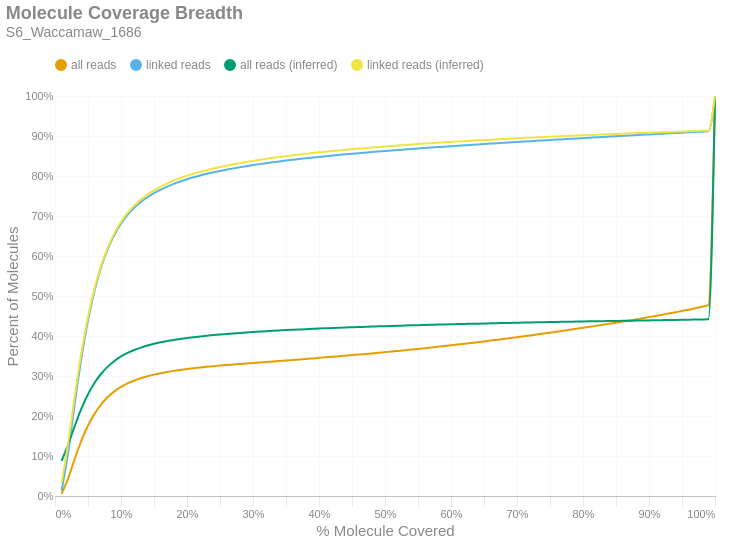

Source (notebook cell):
### Markdown cell above
### Molecule Read Coverage
This chart shows molecule coverage breadth as computed by the number of bases aligned to that molecule. In other words, "*how much of each unique long molecule is actually sequenced/aligned?*" Keep in mind there is a distinction between sequences and alignments, since some sequences belonging to a particular molecule may not align well and wouldn't appear in the alignment data. This chart also shows molecule coverage breadth as computed by the *inferred fragment* from which the aligned sequences originate. Unlike read coverage, this calculation takes into account the total insert size, including unsequenced gaps between the forward and reverse reads. Like the previous figures, these are cumulative percents.

### Code cell
if SKIPLR:
    print_html(f"Skipped")
else:
    binned_df = consolidated_hist(valids['coverage_bp'], mask, 0.01, True)
    binned_df_inf = consolidated_hist(valids['coverage_inserts'], mask, 0.01, True)
    binned_df = binned_df.with_columns(pl.lit(binned_df_inf['all reads (cumsum)']).alias('all reads (inferred)'))
    binned_df = binned_df.with_columns(pl.lit(binned_df_inf['linked reads (cumsum)']).alias('linked reads (inferred)'))
    binned_df = binned_df.with_columns(
        (pl.col('bin').cast(pl.Float64) + 0.01).alias('right_edge')
    )

    with SafeRender(binned_df):
        (
            density_plot(binned_df, 'Molecule Coverage Breadth', samplename, 'molcov', ['all reads (inferred)','linked reads (inferred)'])
            .encode(
                #x=alt.X('bin:Q', title="% Molecule Covered").axis(format = '%').scale(padding=0),
                x=alt.X('right_edge:Q', title="% Molecule Covered").axis(format='%').scale(padding=0),
                y=alt.Y('value:Q', title='Percent of Molecules')
                    .axis(format='%')
                    .stack(False)
                    .scale(domainMin=0, padding=0),
                color=alt.Color("key:N").scale(domain = ["all reads", "linked reads", "all reads (inferred)", "linked reads (inferred)"]),
                tooltip = [
                    alt.Tooltip("key:N", title = "Data Type"),
                    alt.Tooltip("range_label:N", title="% Molecule Covered"),
                    alt.Tooltip("value:Q", format = ".2%", title="% Molecules")
                ]
            )
        ).display()

### Figure 1 — Vega-Lite specification as saved in the notebook (floating-point values rounded to 4 significant figures)
{"width": "container", "height": 400, "config": {"title": {"anchor": "start", "dy": -15, "fontSize": 18, "color": "#888888", "subtitleColor": "#888888", "subtitleFontSize": 14}, "arc": {"fill": "#0072B2"}, "axis": {"domainColor": "#888888", "domainWidth": 0.5, "gridWidth": 0.2, "grid": false, "titleFontWeight": 400, "titleFontSize": 15, "labelFontSize": 11, "labelColor": "#888888", "tickColor": "#888888", "tickWidth": 0.2, "titleColor": "#888888"}, "axisBand": {"grid": false}, "axisX": {"grid": true, "tickSize": 10, "domainCap": "round"}, "axisY": {"domain": false, "grid": true, "tickSize": 0, "domainCap": "round"}, "background": "transparent", "header": {"labelFontSize": 15, "labelColor": "#888888", "titleFontSize": 15, "titleFontWeight": 600, "titleColor": "#888888"}, "legend": {"labelFont": "sans-serif", "labelFontSize": 12, "labelColor": "#888888", "symbolSize": 100, "symbolType": "circle", "titleFontSize": 12, "titlePadding": 10, "titleColor": "#888888", "title": null, "orient": "top"}, "range": {"category": ["#E69F00", "#56B4E9", "#009E73", "#F0E442", "#0072B2", "#D55E00", "#CC79A7", "#000000"], "diverging": ["#cfe8f3", "#a2d4ec", "#73bfe2", "#46abdb", "#1696d2", "#12719e"]}, "area": {"fill": "#0072B2", "fillOpacity": 0.7, "line": true, "strokeOpacity": 0.7}, "line": {"color": "#0072B2", "stroke": "#0072B2", "strokeWidth": 2}, "trail": {"color": "#0072B2", "stroke": "#0072B2", "strokeWidth": 0, "size": 1}, "point": {"filled": true, "fillOpacity": 1.0, "size": 95}, "text": {"color": "#888888", "fontSize": 11, "align": "right", "fontWeight": 400, "size": 11}, "bar": {"fill": "#0072B2", "stroke": null}, "view": {"stroke": null, "continuousWidth": 660, "continuousHeight": 400}}, "data": {"name": "data-e48d92b5cb1444a2318e95a12f6cbd02"}, "mark": {"type": "line", "interpolate": "monotone", "point": {"opacity": 0, "size": 275}}, "encoding": {"color": {"field": "key", "scale": {"domain": ["all reads", "linked reads", "all reads (inferred)", "linked reads (inferred)"]}, "type": "nominal"}, "tooltip": [{"field": "key", "title": "Data Type", "type": "nominal"}, {"field": "range_label", "title": "% Molecule Covered", "type": "nominal"}, {"field": "value", "format": ".2%", "title": "% Molecules", "type": "quantitative"}], "x": {"axis": {"format": "%"}, "field": "right_edge", "scale": {"padding": 0}, "title": "% Molecule Covered", "type": "quantitative"}, "y": {"axis": {"format": "%"}, "field": "value", "scale": {"domainMin": 0, "padding": 0}, "stack": false, "title": "Percent of Molecules", "type": "quantitative"}}, "params": [{"name": "param_c36ac31b6afebe62", "select": {"type": "point", "fields": ["key"]}, "bind": "legend"}], "title": {"text": "Molecule Coverage Breadth", "subtitle": "S6_Waccamaw_1686"}, "transform": [{"fold": ["all reads (cumsum)", "linked reads (cumsum)", "all reads (inferred)", "linked reads (inferred)"]}, {"calculate": "replace(datum.key, ' (cumsum)', '')", "as": "key"}, {"filter": {"param": "param_c36ac31b6afebe62"}}], "usermeta": {"embedOptions": {"downloadFileName": "S6_Waccamaw_1686.molcov"}}, "$schema": "https://vega.github.io/schema/vega-lite/v6.1.0.json", "datasets": {"data-e48d92b5cb1444a2318e95a12f6cbd02": [{"bin": "0.0", "interval": "0.0-0.01", "all reads": 0.005475, "linked reads": 0.01303, "all reads (cumsum)": 0.005475, "linked reads (cumsum)": 0.01303, "range_label": "0.0-0.01", "all reads (inferred)": 0.08813, "linked reads (inferred)": 0.0325, "right_edge": 0.01}, {"bin": "0.01", "interval": "0.01-0.02", "all reads": 0.03897, "linked reads": 0.09678, "all reads (cumsum)": 0.04445, "linked reads (cumsum)": 0.1098, "range_label": "0.01-0.02", "all reads (inferred)": 0.1284, "linked reads (inferred)": 0.1329, "right_edge": 0.02}, {"bin": "0.02", "interval": "0.02-0.03", "all reads": 0.04899, "linked reads": 0.1224, "all reads (cumsum)": 0.09344, "linked reads (cumsum)": 0.2322, "range_label": "0.02-0.03", "all reads (inferred)": 0.1755, "linked reads (inferred)": 0.2507, "right_edge": 0.03}, {"bin": "0.03", "interval": "0.03-0.04", "all reads": 0.04504, "linked reads": 0.1127, "all reads (cumsum)": 0.1385, "linked reads (cumsum)": 0.3449, "range_label": "0.03-0.04", "all reads (inferred)": 0.2184, "linked reads (inferred)": 0.3583, "right_edge": 0.04}, {"bin": "0.04", "interval": "0.04-0.05", "all reads": 0.03764, "linked reads": 0.09426, "all reads (cumsum)": 0.1761, "linked reads (cumsum)": 0.4392, "range_label": "0.04-0.05", "all reads (inferred)": 0.2543, "linked reads (inferred)": 0.4484, "right_edge": 0.05}, {"bin": "0.05", "interval": "0.05-0.06", "all reads": 0.02989, "linked reads": 0.07482, "all reads (cumsum)": 0.206, "linked reads (cumsum)": 0.514, "range_label": "0.05-0.06", "all reads (inferred)": 0.2829, "linked reads (inferred)": 0.5201, "right_edge": 0.06}, {"bin": "0.06", "interval": "0.06-0.07", "all reads": 0.0233, "linked reads": 0.05831, "all reads (cumsum)": 0.2293, "linked reads (cumsum)": 0.5723, "range_label": "0.06-0.07", "all reads (inferred)": 0.3056, "linked reads (inferred)": 0.577, "right_edge": 0.07}, {"bin": "0.07", "interval": "0.07-0.08", "all reads": 0.0181, "linked reads": 0.04528, "all reads (cumsum)": 0.2474, "linked reads (cumsum)": 0.6176, "range_label": "0.07-0.08", "all reads (inferred)": 0.3234, "linked reads (inferred)": 0.6217, "right_edge": 0.08}, {"bin": "0.08", "interval": "0.08-0.09", "all reads": 0.0141, "linked reads": 0.03524, "all reads (cumsum)": 0.2615, "linked reads (cumsum)": 0.6529, "range_label": "0.08-0.09", "all reads (inferred)": 0.3376, "linked reads (inferred)": 0.6572, "right_edge": 0.09}, {"bin": "0.09", "interval": "0.09-0.1", "all reads": 0.01114, "linked reads": 0.02778, "all reads (cumsum)": 0.2727, "linked reads (cumsum)": 0.6806, "range_label": "0.09-0.1", "all reads (inferred)": 0.3488, "linked reads (inferred)": 0.6853, "right_edge": 0.1}, {"bin": "0.1", "interval": "0.1-0.11", "all reads": 0.008911, "linked reads": 0.02219, "all reads (cumsum)": 0.2816, "linked reads (cumsum)": 0.7028, "range_label": "0.1-0.11", "all reads (inferred)": 0.3578, "linked reads (inferred)": 0.7076, "right_edge": 0.11}, {"bin": "0.11", "interval": "0.11-0.12", "all reads": 0.007103, "linked reads": 0.01768, "all reads (cumsum)": 0.2887, "linked reads (cumsum)": 0.7205, "range_label": "0.11-0.12", "all reads (inferred)": 0.365, "linked reads (inferred)": 0.7258, "right_edge": 0.12}, {"bin": "0.12", "interval": "0.12-0.13", "all reads": 0.00575, "linked reads": 0.01431, "all reads (cumsum)": 0.2944, "linked reads (cumsum)": 0.7348, "range_label": "0.12-0.13", "all reads (inferred)": 0.3711, "linked reads (inferred)": 0.7409, "right_edge": 0.13}, {"bin": "0.13", "interval": "0.13-0.14", "all reads": 0.004804, "linked reads": 0.01196, "all reads (cumsum)": 0.2992, "linked reads (cumsum)": 0.7468, "range_label": "0.13-0.14", "all reads (inferred)": 0.3761, "linked reads (inferred)": 0.7536, "right_edge": 0.14}, {"bin": "0.14", "interval": "0.14-0.15", "all reads": 0.004156, "linked reads": 0.01031, "all reads (cumsum)": 0.3034, "linked reads (cumsum)": 0.7571, "range_label": "0.14-0.15", "all reads (inferred)": 0.3804, "linked reads (inferred)": 0.7642, "right_edge": 0.15}, {"bin": "0.15", "interval": "0.15-0.16", "all reads": 0.003616, "linked reads": 0.008952, "all reads (cumsum)": 0.307, "linked reads (cumsum)": 0.7661, "range_label": "0.15-0.16", "all reads (inferred)": 0.3841, "linked reads (inferred)": 0.7736, "right_edge": 0.16}, {"bin": "0.16", "interval": "0.16-0.17", "all reads": 0.003081, "linked reads": 0.007591, "all reads (cumsum)": 0.3101, "linked reads (cumsum)": 0.7736, "range_label": "0.16-0.17", "all reads (inferred)": 0.3874, "linked reads (inferred)": 0.7817, "right_edge": 0.17}, {"bin": "0.17", "interval": "0.17-0.18", "all reads": 0.002763, "linked reads": 0.006803, "all reads (cumsum)": 0.3128, "linked reads (cumsum)": 0.7804, "range_label": "0.17-0.18", "all reads (inferred)": 0.3902, "linked reads (inferred)": 0.7888, "right_edge": 0.18}, {"bin": "0.18", "interval": "0.18-0.19", "all reads": 0.002408, "linked reads": 0.005939, "all reads (cumsum)": 0.3152, "linked reads (cumsum)": 0.7864, "range_label": "0.18-0.19", "all reads (inferred)": 0.3927, "linked reads (inferred)": 0.795, "right_edge": 0.19}, {"bin": "0.19", "interval": "0.19-0.2", "all reads": 0.002256, "linked reads": 0.005536, "all reads (cumsum)": 0.3175, "linked reads (cumsum)": 0.7919, "range_label": "0.19-0.2", "all reads (inferred)": 0.395, "linked reads (inferred)": 0.8007, "right_edge": 0.2}, {"bin": "0.2", "interval": "0.2-0.21", "all reads": 0.001979, "linked reads": 0.004838, "all reads (cumsum)": 0.3195, "linked reads (cumsum)": 0.7968, "range_label": "0.2-0.21", "all reads (inferred)": 0.3971, "linked reads (inferred)": 0.8058, "right_edge": 0.21}, {"bin": "0.21", "interval": "0.21-0.22", "all reads": 0.001862, "linked reads": 0.004491, "all reads (cumsum)": 0.3213, "linked reads (cumsum)": 0.8013, "range_label": "0.21-0.22", "all reads (inferred)": 0.3989, "linked reads (inferred)": 0.8104, "right_edge": 0.22}, {"bin": "0.22", "interval": "0.22-0.23", "all reads": 0.001725, "linked reads": 0.004163, "all reads (cumsum)": 0.3231, "linked reads (cumsum)": 0.8054, "range_label": "0.22-0.23", "all reads (inferred)": 0.4006, "linked reads (inferred)": 0.8146, "right_edge": 0.23}, {"bin": "0.23", "interval": "0.23-0.24", "all reads": 0.001604, "linked reads": 0.003826, "all reads (cumsum)": 0.3247, "linked reads (cumsum)": 0.8092, "range_label": "0.23-0.24", "all reads (inferred)": 0.4022, "linked reads (inferred)": 0.8186, "right_edge": 0.24}, {"bin": "0.24", "interval": "0.24-0.25", "all reads": 0.001454, "linked reads": 0.003423, "all reads (cumsum)": 0.3261, "linked reads (cumsum)": 0.8127, "range_label": "0.24-0.25", "all reads (inferred)": 0.4037, "linked reads (inferred)": 0.8224, "right_edge": 0.25}, {"bin": "0.25", "interval": "0.25-0.26", "all reads": 0.001355, "linked reads": 0.003162, "all reads (cumsum)": 0.3275, "linked reads (cumsum)": 0.8158, "range_label": "0.25-0.26", "all reads (inferred)": 0.4051, "linked reads (inferred)": 0.8259, "right_edge": 0.26}, {"bin": "0.26", "interval": "0.26-0.27", "all reads": 0.001326, "linked reads": 0.003096, "all reads (cumsum)": 0.3288, "linked reads (cumsum)": 0.8189, "range_label": "0.26-0.27", "all reads (inferred)": 0.4065, "linked reads (inferred)": 0.8291, "right_edge": 0.27}, {"bin": "0.27", "interval": "0.27-0.28", "all reads": 0.001298, "linked reads": 0.002943, "all reads (cumsum)": 0.3301, "linked reads (cumsum)": 0.8219, "range_label": "0.27-0.28", "all reads (inferred)": 0.4077, "linked reads (inferred)": 0.8322, "right_edge": 0.28}, {"bin": "0.28", "interval": "0.28-0.29", "all reads": 0.001262, "linked reads": 0.002756, "all reads (cumsum)": 0.3314, "linked reads (cumsum)": 0.8246, "range_label": "0.28-0.29", "all reads (inferred)": 0.4089, "linked reads (inferred)": 0.8351, "right_edge": 0.29}, {"bin": "0.29", "interval": "0.29-0.3", "all reads": 0.001271, "linked reads": 0.00263, "all reads (cumsum)": 0.3326, "linked reads (cumsum)": 0.8272, "range_label": "0.29-0.3", "all reads (inferred)": 0.41, "linked reads (inferred)": 0.8378, "right_edge": 0.3}, {"bin": "0.3", "interval": "0.3-0.31", "all reads": 0.001223, "linked reads": 0.002453, "all reads (cumsum)": 0.3339, "linked reads (cumsum)": 0.8297, "range_label": "0.3-0.31", "all reads (inferred)": 0.411, "linked reads (inferred)": 0.8404, "right_edge": 0.31}, {"bin": "0.31", "interval": "0.31-0.32", "all reads": 0.001273, "linked reads": 0.002347, "all reads (cumsum)": 0.3351, "linked reads (cumsum)": 0.832, "range_label": "0.31-0.32", "all reads (inferred)": 0.4121, "linked reads (inferred)": 0.843, "right_edge": 0.32}, {"bin": "0.32", "interval": "0.32-0.33", "all reads": 0.001228, "linked reads": 0.002162, "all reads (cumsum)": 0.3364, "linked reads (cumsum)": 0.8342, "range_label": "0.32-0.33", "all reads (inferred)": 0.413, "linked reads (inferred)": 0.8454, "right_edge": 0.33}, {"bin": "0.33", "interval": "0.33-0.34", "all reads": 0.001254, "linked reads": 0.002152, "all reads (cumsum)": 0.3376, "linked reads (cumsum)": 0.8364, "range_label": "0.33-0.34", "all reads (inferred)": 0.4139, "linked reads (inferred)": 0.8475, "right_edge": 0.34}, {"bin": "0.34", "interval": "0.34-0.35", "all reads": 0.001294, "linked reads": 0.002114, "all reads (cumsum)": 0.3389, "linked reads (cumsum)": 0.8385, "range_label": "0.34-0.35", "all reads (inferred)": 0.4147, "linked reads (inferred)": 0.8496, "right_edge": 0.35}, {"bin": "0.35", "interval": "0.35-0.36", "all reads": 0.001261, "linked reads": 0.002041, "all reads (cumsum)": 0.3402, "linked reads (cumsum)": 0.8405, "range_label": "0.35-0.36", "all reads (inferred)": 0.4156, "linked reads (inferred)": 0.8517, "right_edge": 0.36}, {"bin": "0.36", "interval": "0.36-0.37", "all reads": 0.00128, "linked reads": 0.001952, "all reads (cumsum)": 0.3414, "linked reads (cumsum)": 0.8425, "range_label": "0.36-0.37", "all reads (inferred)": 0.4164, "linked reads (inferred)": 0.8536, "right_edge": 0.37}, {"bin": "0.37", "interval": "0.37-0.38", "all reads": 0.00125, "linked reads": 0.00174, "all reads (cumsum)": 0.3427, "linked reads (cumsum)": 0.8442, "range_label": "0.37-0.38", "all reads (inferred)": 0.4171, "linked reads (inferred)": 0.8555, "right_edge": 0.38}, {"bin": "0.38", "interval": "0.38-0.39", "all reads": 0.001308, "linked reads": 0.001778, "all reads (cumsum)": 0.344, "linked reads (cumsum)": 0.846, "range_label": "0.38-0.39", "all reads (inferred)": 0.4179, "linked reads (inferred)": 0.8573, "right_edge": 0.39}, {"bin": "0.39", "interval": "0.39-0.4", "all reads": 0.001329, "linked reads": 0.00174, "all reads (cumsum)": 0.3453, "linked reads (cumsum)": 0.8477, "range_label": "0.39-0.4", "all reads (inferred)": 0.4186, "linked reads (inferred)": 0.8591, "right_edge": 0.4}, {"bin": "0.4", "interval": "0.4-0.41", "all reads": 0.001299, "linked reads": 0.001615, "all reads (cumsum)": 0.3466, "linked reads (cumsum)": 0.8493, "range_label": "0.4-0.41", "all reads (inferred)": 0.4193, "linked reads (inferred)": 0.8608, "right_edge": 0.41}, {"bin": "0.41", "interval": "0.41-0.42", "all reads": 0.001349, "linked reads": 0.001636, "all reads (cumsum)": 0.348, "linked reads (cumsum)": 0.851, "range_label": "0.41-0.42", "all reads (inferred)": 0.42, "linked reads (inferred)": 0.8624, "right_edge": 0.42}, {"bin": "0.42", "interval": "0.42-0.43", "all reads": 0.00142, "linked reads": 0.001607, "all reads (cumsum)": 0.3494, "linked reads (cumsum)": 0.8526, "range_label": "0.42-0.43", "all reads (inferred)": 0.4206, "linked reads (inferred)": 0.864, "right_edge": 0.43}, {"bin": "0.43", "interval": "0.43-0.44", "all reads": 0.001417, "linked reads": 0.001579, "all reads (cumsum)": 0.3508, "linked reads (cumsum)": 0.8542, "range_label": "0.43-0.44", "all reads (inferred)": 0.4212, "linked reads (inferred)": 0.8655, "right_edge": 0.44}, {"bin": "0.44", "interval": "0.44-0.45", "all reads": 0.00142, "linked reads": 0.00149, "all reads (cumsum)": 0.3522, "linked reads (cumsum)": 0.8557, "range_label": "0.44-0.45", "all reads (inferred)": 0.4218, "linked reads (inferred)": 0.867, "right_edge": 0.45}, {"bin": "0.45", "interval": "0.45-0.46", "all reads": 0.001411, "linked reads": 0.001436, "all reads (cumsum)": 0.3537, "linked reads (cumsum)": 0.8571, "range_label": "0.45-0.46", "all reads (inferred)": 0.4224, "linked reads (inferred)": 0.8684, "right_edge": 0.46}, {"bin": "0.46", "interval": "0.46-0.47", "all reads": 0.001415, "linked reads": 0.00128, "all reads (cumsum)": 0.3551, "linked reads (cumsum)": 0.8584, "range_label": "0.46-0.47", "all reads (inferred)": 0.423, "linked reads (inferred)": 0.8698, "right_edge": 0.47}, {"bin": "0.47", "interval": "0.47-0.48", "all reads": 0.001451, "linked reads": 0.001325, "all reads (cumsum)": 0.3565, "linked reads (cumsum)": 0.8597, "range_label": "0.47-0.48", "all reads (inferred)": 0.4235, "linked reads (inferred)": 0.8712, "right_edge": 0.48}, {"bin": "0.48", "interval": "0.48-0.49", "all reads": 0.001476, "linked reads": 0.001381, "all reads (cumsum)": 0.358, "linked reads (cumsum)": 0.8611, "range_label": "0.48-0.49", "all reads (inferred)": 0.4241, "linked reads (inferred)": 0.8725, "right_edge": 0.49}, {"bin": "0.49", "interval": "0.49-0.5", "all reads": 0.0017, "linked reads": 0.001427, "all reads (cumsum)": 0.3597, "linked reads (cumsum)": 0.8625, "range_label": "0.49-0.5", "all reads (inferred)": 0.4247, "linked reads (inferred)": 0.8739, "right_edge": 0.5}, {"bin": "0.5", "interval": "0.5-0.51", "all reads": 0.001456, "linked reads": 0.001264, "all reads (cumsum)": 0.3612, "linked reads (cumsum)": 0.8638, "range_label": "0.5-0.51", "all reads (inferred)": 0.4252, "linked reads (inferred)": 0.8752, "right_edge": 0.51}, {"bin": "0.51", "interval": "0.51-0.52", "all reads": 0.001598, "linked reads": 0.001312, "all reads (cumsum)": 0.3627, "linked reads (cumsum)": 0.8651, "range_label": "0.51-0.52", "all reads (inferred)": 0.4257, "linked reads (inferred)": 0.8764, "right_edge": 0.52}, {"bin": "0.52", "interval": "0.52-0.53", "all reads": 0.001628, "linked reads": 0.001243, "all reads (cumsum)": 0.3644, "linked reads (cumsum)": 0.8663, "range_label": "0.52-0.53", "all reads (inferred)": 0.4262, "linked reads (inferred)": 0.8776, "right_edge": 0.53}, {"bin": "0.53", "interval": "0.53-0.54", "all reads": 0.001695, "linked reads": 0.001264, "all reads (cumsum)": 0.3661, "linked reads (cumsum)": 0.8676, "range_label": "0.53-0.54", "all reads (inferred)": 0.4267, "linked reads (inferred)": 0.8788, "right_edge": 0.54}, {"bin": "0.54", "interval": "0.54-0.55", "all reads": 0.001683, "linked reads": 0.001176, "all reads (cumsum)": 0.3678, "linked reads (cumsum)": 0.8688, "range_label": "0.54-0.55", "all reads (inferred)": 0.4272, "linked reads (inferred)": 0.88, "right_edge": 0.55}, {"bin": "0.55", "interval": "0.55-0.56", "all reads": 0.001775, "linked reads": 0.001177, "all reads (cumsum)": 0.3695, "linked reads (cumsum)": 0.8699, "range_label": "0.55-0.56", "all reads (inferred)": 0.4276, "linked reads (inferred)": 0.881, "right_edge": 0.56}, {"bin": "0.56", "interval": "0.56-0.57", "all reads": 0.001772, "linked reads": 0.001177, "all reads (cumsum)": 0.3713, "linked reads (cumsum)": 0.8711, "range_label": "0.56-0.57", "all reads (inferred)": 0.4281, "linked reads (inferred)": 0.8821, "right_edge": 0.57}, {"bin": "0.57", "interval": "0.57-0.58", "all reads": 0.001706, "linked reads": 0.001118, "all reads (cumsum)": 0.373, "linked reads (cumsum)": 0.8722, "range_label": "0.57-0.58", "all reads (inferred)": 0.4285, "linked reads (inferred)": 0.8832, "right_edge": 0.58}, {"bin": "0.58", "interval": "0.58-0.59", "all reads": 0.001846, "linked reads": 0.001089, "all reads (cumsum)": 0.3749, "linked reads (cumsum)": 0.8733, "range_label": "0.58-0.59", "all reads (inferred)": 0.429, "linked reads (inferred)": 0.8843, "right_edge": 0.59}, {"bin": "0.59", "interval": "0.59-0.6", "all reads": 0.001868, "linked reads": 0.001149, "all reads (cumsum)": 0.3767, "linked reads (cumsum)": 0.8745, "range_label": "0.59-0.6", "all reads (inferred)": 0.4294, "linked reads (inferred)": 0.8853, "right_edge": 0.6}, {"bin": "0.6", "interval": "0.6-0.61", "all reads": 0.001833, "linked reads": 0.001023, "all reads (cumsum)": 0.3786, "linked reads (cumsum)": 0.8755, "range_label": "0.6-0.61", "all reads (inferred)": 0.4298, "linked reads (inferred)": 0.8862, "right_edge": 0.61}, {"bin": "0.61", "interval": "0.61-0.62", "all reads": 0.001959, "linked reads": 0.001096, "all reads (cumsum)": 0.3805, "linked reads (cumsum)": 0.8766, "range_label": "0.61-0.62", "all reads (inferred)": 0.4302, "linked reads (inferred)": 0.8871, "right_edge": 0.62}, {"bin": "0.62", "interval": "0.62-0.63", "all reads": 0.001991, "linked reads": 0.001097, "all reads (cumsum)": 0.3825, "linked reads (cumsum)": 0.8777, "range_label": "0.62-0.63", "all reads (inferred)": 0.4306, "linked reads (inferred)": 0.8881, "right_edge": 0.63}, {"bin": "0.63", "interval": "0.63-0.64", "all reads": 0.001958, "linked reads": 0.001096, "all reads (cumsum)": 0.3845, "linked reads (cumsum)": 0.8788, "range_label": "0.63-0.64", "all reads (inferred)": 0.4309, "linked reads (inferred)": 0.889, "right_edge": 0.64}, {"bin": "0.64", "interval": "0.64-0.65", "all reads": 0.002045, "linked reads": 0.001143, "all reads (cumsum)": 0.3865, "linked reads (cumsum)": 0.8799, "range_label": "0.64-0.65", "all reads (inferred)": 0.4313, "linked reads (inferred)": 0.8899, "right_edge": 0.65}, {"bin": "0.65", "interval": "0.65-0.66", "all reads": 0.002133, "linked reads": 0.001076, "all reads (cumsum)": 0.3886, "linked reads (cumsum)": 0.881, "range_label": "0.65-0.66", "all reads (inferred)": 0.4317, "linked reads (inferred)": 0.8908, "right_edge": 0.66}, {"bin": "0.66", "interval": "0.66-0.67", "all reads": 0.002066, "linked reads": 0.001027, "all reads (cumsum)": 0.3907, "linked reads (cumsum)": 0.882, "range_label": "0.66-0.67", "all reads (inferred)": 0.4321, "linked reads (inferred)": 0.8917, "right_edge": 0.67}, {"bin": "0.67", "interval": "0.67-0.68", "all reads": 0.002064, "linked reads": 0.001084, "all reads (cumsum)": 0.3928, "linked reads (cumsum)": 0.8831, "range_label": "0.67-0.68", "all reads (inferred)": 0.4324, "linked reads (inferred)": 0.8926, "right_edge": 0.68}, {"bin": "0.68", "interval": "0.68-0.69", "all reads": 0.002124, "linked reads": 0.001023, "all reads (cumsum)": 0.3949, "linked reads (cumsum)": 0.8841, "range_label": "0.68-0.69", "all reads (inferred)": 0.4328, "linked reads (inferred)": 0.8934, "right_edge": 0.69}, {"bin": "0.69", "interval": "0.69-0.7", "all reads": 0.002198, "linked reads": 0.001011, "all reads (cumsum)": 0.3971, "linked reads (cumsum)": 0.8851, "range_label": "0.69-0.7", "all reads (inferred)": 0.4331, "linked reads (inferred)": 0.8943, "right_edge": 0.7}, {"bin": "0.7", "interval": "0.7-0.71", "all reads": 0.002188, "linked reads": 0.0009453, "all reads (cumsum)": 0.3993, "linked reads (cumsum)": 0.8861, "range_label": "0.7-0.71", "all reads (inferred)": 0.4335, "linked reads (inferred)": 0.8951, "right_edge": 0.71}, {"bin": "0.71", "interval": "0.71-0.72", "all reads": 0.002165, "linked reads": 0.0009917, "all reads (cumsum)": 0.4014, "linked reads (cumsum)": 0.8871, "range_label": "0.71-0.72", "all reads (inferred)": 0.4338, "linked reads (inferred)": 0.8959, "right_edge": 0.72}, {"bin": "0.72", "interval": "0.72-0.73", "all reads": 0.002339, "linked reads": 0.00102, "all reads (cumsum)": 0.4038, "linked reads (cumsum)": 0.8881, "range_label": "0.72-0.73", "all reads (inferred)": 0.4342, "linked reads (inferred)": 0.8967, "right_edge": 0.73}, {"bin": "0.73", "interval": "0.73-0.74", "all reads": 0.002223, "linked reads": 0.0009341, "all reads (cumsum)": 0.406, "linked reads (cumsum)": 0.889, "range_label": "0.73-0.74", "all reads (inferred)": 0.4345, "linked reads (inferred)": 0.8976, "right_edge": 0.74}, {"bin": "0.74", "interval": "0.74-0.75", "all reads": 0.002369, "linked reads": 0.0009861, "all reads (cumsum)": 0.4084, "linked reads (cumsum)": 0.89, "range_label": "0.74-0.75", "all reads (inferred)": 0.4348, "linked reads (inferred)": 0.8983, "right_edge": 0.75}, {"bin": "0.75", "interval": "0.75-0.76", "all reads": 0.002321, "linked reads": 0.0009369, "all reads (cumsum)": 0.4107, "linked reads (cumsum)": 0.891, "range_label": "0.75-0.76", "all reads (inferred)": 0.4351, "linked reads (inferred)": 0.899, "right_edge": 0.76}, {"bin": "0.76", "interval": "0.76-0.77", "all reads": 0.002371, "linked reads": 0.0009706, "all reads (cumsum)": 0.4131, "linked reads (cumsum)": 0.8919, "range_label": "0.76-0.77", "all reads (inferred)": 0.4354, "linked reads (inferred)": 0.8997, "right_edge": 0.77}, {"bin": "0.77", "interval": "0.77-0.78", "all reads": 0.002409, "linked reads": 0.0009411, "all reads (cumsum)": 0.4155, "linked reads (cumsum)": 0.8929, "range_label": "0.77-0.78", "all reads (inferred)": 0.4357, "linked reads (inferred)": 0.9004, "right_edge": 0.78}, {"bin": "0.78", "interval": "0.78-0.79", "all reads": 0.002481, "linked reads": 0.000979, "all reads (cumsum)": 0.418, "linked reads (cumsum)": 0.8939, "range_label": "0.78-0.79", "all reads (inferred)": 0.436, "linked reads (inferred)": 0.9012, "right_edge": 0.79}, {"bin": "0.79", "interval": "0.79-0.8", "all reads": 0.002591, "linked reads": 0.000899, "all reads (cumsum)": 0.4206, "linked reads (cumsum)": 0.8948, "range_label": "0.79-0.8", "all reads (inferred)": 0.4363, "linked reads (inferred)": 0.9018, "right_edge": 0.8}, {"bin": "0.8", "interval": "0.8-0.81", "all reads": 0.002395, "linked reads": 0.0009074, "all reads (cumsum)": 0.4229, "linked reads (cumsum)": 0.8957, "range_label": "0.8-0.81", "all reads (inferred)": 0.4366, "linked reads (inferred)": 0.9025, "right_edge": 0.81}, {"bin": "0.81", "interval": "0.81-0.82", "all reads": 0.002549, "linked reads": 0.000958, "all reads (cumsum)": 0.4255, "linked reads (cumsum)": 0.8966, "range_label": "0.81-0.82", "all reads (inferred)": 0.4369, "linked reads (inferred)": 0.9031, "right_edge": 0.82}, {"bin": "0.82", "interval": "0.82-0.83", "all reads": 0.002561, "linked reads": 0.0008821, "all reads (cumsum)": 0.4281, "linked reads (cumsum)": 0.8975, "range_label": "0.82-0.83", "all reads (inferred)": 0.4371, "linked reads (inferred)": 0.9038, "right_edge": 0.83}, {"bin": "0.83", "interval": "0.83-0.84", "all reads": 0.002665, "linked reads": 0.001, "all reads (cumsum)": 0.4307, "linked reads (cumsum)": 0.8985, "range_label": "0.83-0.84", "all reads (inferred)": 0.4374, "linked reads (inferred)": 0.9044, "right_edge": 0.84}, {"bin": "0.84", "interval": "0.84-0.85", "all reads": 0.002678, "linked reads": 0.0009959, "all reads (cumsum)": 0.4334, "linked reads (cumsum)": 0.8995, "range_label": "0.84-0.85", "all reads (inferred)": 0.4377, "linked reads (inferred)": 0.9051, "right_edge": 0.85}, {"bin": "0.85", "interval": "0.85-0.86", "all reads": 0.002654, "linked reads": 0.0008835, "all reads (cumsum)": 0.4361, "linked reads (cumsum)": 0.9004, "range_label": "0.85-0.86", "all reads (inferred)": 0.438, "linked reads (inferred)": 0.9057, "right_edge": 0.86}, {"bin": "0.86", "interval": "0.86-0.87", "all reads": 0.002697, "linked reads": 0.0008681, "all reads (cumsum)": 0.4388, "linked reads (cumsum)": 0.9012, "range_label": "0.86-0.87", "all reads (inferred)": 0.4382, "linked reads (inferred)": 0.9063, "right_edge": 0.87}, {"bin": "0.87", "interval": "0.87-0.88", "all reads": 0.002829, "linked reads": 0.0009074, "all reads (cumsum)": 0.4416, "linked reads (cumsum)": 0.9022, "range_label": "0.87-0.88", "all reads (inferred)": 0.4385, "linked reads (inferred)": 0.9069, "right_edge": 0.88}, {"bin": "0.88", "interval": "0.88-0.89", "all reads": 0.002746, "linked reads": 0.0009088, "all reads (cumsum)": 0.4443, "linked reads (cumsum)": 0.9031, "range_label": "0.88-0.89", "all reads (inferred)": 0.4388, "linked reads (inferred)": 0.9075, "right_edge": 0.89}, {"bin": "0.89", "interval": "0.89-0.9", "all reads": 0.002924, "linked reads": 0.0009369, "all reads (cumsum)": 0.4472, "linked reads (cumsum)": 0.904, "range_label": "0.89-0.9", "all reads (inferred)": 0.439, "linked reads (inferred)": 0.9081, "right_edge": 0.9}, {"bin": "0.9", "interval": "0.9-0.91", "all reads": 0.002776, "linked reads": 0.0008273, "all reads (cumsum)": 0.45, "linked reads (cumsum)": 0.9048, "range_label": "0.9-0.91", "all reads (inferred)": 0.4393, "linked reads (inferred)": 0.9087, "right_edge": 0.91}, {"bin": "0.91", "interval": "0.91-0.92", "all reads": 0.003172, "linked reads": 0.0008779, "all reads (cumsum)": 0.4532, "linked reads (cumsum)": 0.9057, "range_label": "0.91-0.92", "all reads (inferred)": 0.4396, "linked reads (inferred)": 0.9093, "right_edge": 0.92}, {"bin": "0.92", "interval": "0.92-0.93", "all reads": 0.002911, "linked reads": 0.0009186, "all reads (cumsum)": 0.4561, "linked reads (cumsum)": 0.9066, "range_label": "0.92-0.93", "all reads (inferred)": 0.4398, "linked reads (inferred)": 0.9099, "right_edge": 0.93}, {"bin": "0.93", "interval": "0.93-0.94", "all reads": 0.003168, "linked reads": 0.0008568, "all reads (cumsum)": 0.4593, "linked reads (cumsum)": 0.9075, "range_label": "0.93-0.94", "all reads (inferred)": 0.4401, "linked reads (inferred)": 0.9105, "right_edge": 0.94}, {"bin": "0.94", "interval": "0.94-0.95", "all reads": 0.003433, "linked reads": 0.0008653, "all reads (cumsum)": 0.4627, "linked reads (cumsum)": 0.9083, "range_label": "0.94-0.95", "all reads (inferred)": 0.4404, "linked reads (inferred)": 0.9111, "right_edge": 0.95}, {"bin": "0.95", "interval": "0.95-0.96", "all reads": 0.003054, "linked reads": 0.0009088, "all reads (cumsum)": 0.4658, "linked reads (cumsum)": 0.9093, "range_label": "0.95-0.96", "all reads (inferred)": 0.4408, "linked reads (inferred)": 0.9117, "right_edge": 0.96}, {"bin": "0.96", "interval": "0.96-0.97", "all reads": 0.003553, "linked reads": 0.0008259, "all reads (cumsum)": 0.4693, "linked reads (cumsum)": 0.9101, "range_label": "0.96-0.97", "all reads (inferred)": 0.4411, "linked reads (inferred)": 0.9123, "right_edge": 0.97}, {"bin": "0.97", "interval": "0.97-0.98", "all reads": 0.004003, "linked reads": 0.0008316, "all reads (cumsum)": 0.4733, "linked reads (cumsum)": 0.9109, "range_label": "0.97-0.98", "all reads (inferred)": 0.4414, "linked reads (inferred)": 0.9129, "right_edge": 0.98}, {"bin": "0.98", "interval": "0.98-0.99", "all reads": 0.003966, "linked reads": 0.0009327, "all reads (cumsum)": 0.4773, "linked reads (cumsum)": 0.9118, "range_label": "0.98-0.99", "all reads (inferred)": 0.4417, "linked reads (inferred)": 0.9132, "right_edge": 0.99}, {"bin": "0.99", "interval": "0.99-1.0", "all reads": 0.5227, "linked reads": 0.08815, "all reads (cumsum)": 1.0, "linked reads (cumsum)": 1.0, "range_label": "0.99-1.0", "all reads (inferred)": 1.0, "linked reads (inferred)": 1.0, "right_edge": 1.0}]}}
